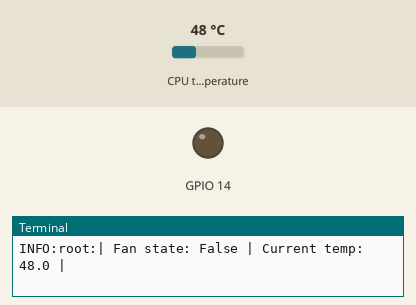
This program was run on a simulated Raspberry Pi (BCM pin numbers). Shown: output pins drawn as LEDs (lit = HIGH), the last lines printed to the terminal. Inputs (shaded band) come from the test bench; at power-on: CPU temperature 48 °C. The clock reads 2024-03-15 10:24:30 at power-on unless the program sets it.

Above: at 1.2 s.
1.3 s: CPU temperature set to 59 °C
3.2 s: CPU temperature set to 62 °C
At 4.8 s:
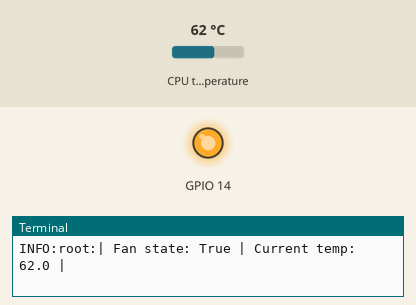
5.5 s: CPU temperature set to 46 °C
7.3 s: CPU temperature set to 43 °C
At 8.9 s:
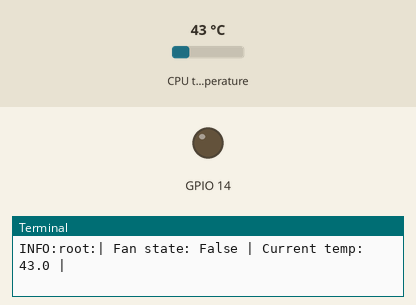
9.6 s: CPU temperature set to 71 °C
At 11.6 s:
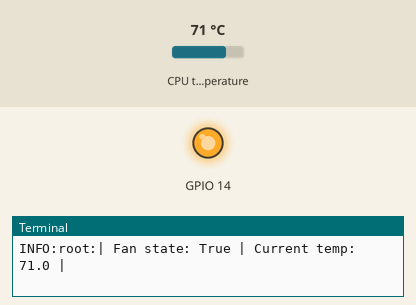
Timing chart, 0 to 12.6 s (numbered marks = the images above; inputs shaded):
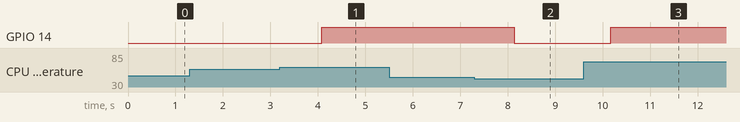

Measured:
- the behaviour switches between 60 and 61 °C on CPU temperature (found by bisection; images 0 and 1)
- the behaviour switches between 45 and 44 °C on CPU temperature (found by bisection; images 1 and 2)
- after the input at 3.2 s, GPIO 14: LOW → HIGH after 0.88 s
- after the input at 7.3 s, GPIO 14: HIGH → LOW after 0.84 s
- after the input at 9.6 s, GPIO 14: LOW → HIGH after 0.57 s

The program:

main.py
```python
import logging
from time import sleep

from cli import cli
from fan import Fan
from service import get_temp, is_good_time


logging.getLogger().setLevel(logging.INFO)

args = cli.parse_args()

CONTROL_PIN = args.pin
TIME_BEGIN = args.time_begin
TIME_END = args.time_end
MAX_TEMPERATURE = args.temperature
DELTA_TEMP = args.delta_temp


def main(fan: Fan):
    while True:
        curr_temp = get_temp()
        if is_good_time(TIME_BEGIN, TIME_END):
            if curr_temp > MAX_TEMPERATURE and not fan.is_enable:
                fan.enable()
            elif curr_temp < MAX_TEMPERATURE - DELTA_TEMP and fan.is_enable:
                fan.disable()
        else:
            fan.disable()

        logging.info(f'| Fan state: {fan.is_enable} | Current temp: {curr_temp} |')
        sleep(1)


if __name__ == '__main__':
    f = Fan(CONTROL_PIN)
    try:
        main(f)
    except KeyboardInterrupt:
        logging.warning('Script is turned off')
    except Exception as e:
        logging.error(f'Other exeption: {e}')
    finally:
        logging.info('Fan is turned off')
        del f
```

cli.py
```python
from argparse import ArgumentParser


cli = ArgumentParser(description='CLI interface for control smart cooling')

cli.add_argument(
    '-t',
    '--temperature',
    default=60,
    type=float,
    help='Max temperature CPU without fan cooling, default temp=60 C'
)

cli.add_argument(
    '-te',
    '--time_end',
    default=24,
    type=int,
    help='The hours after which the board will be turned off, default time_end=24'
)

cli.add_argument(
    '-tb',
    '--time_begin',
    default=8,
    type=int,
    help='The hours after which the board will be turned on, default time_begin=8'
)

cli.add_argument(
    '-p',
    '--pin',
    default=14,
    type=int,
    help='Value for control pin in your board, default pin=14'
)

cli.add_argument(
    '-dt',
    '--delta_temp',
    default=15,
    type=int,
    help='The value of how many degrees should be cooled, default dt=15'
)
```

fan.py
```python
from RPi import GPIO


class Fan:
    '''Управление вентилятором'''
    GPIO.setmode(GPIO.BCM)
    is_enable = False

    def __init__(self, control_pin):
        self.control_pin = control_pin
        GPIO.setup(self.control_pin, GPIO.OUT, initial=0)

    def enable(self):
        '''Включить вентилятор'''
        GPIO.output(self.control_pin, True)
        self.is_enable = True

    def disable(self):
        '''Выключить вентилятор'''
        GPIO.output(self.control_pin, False)
        self.is_enable = False

    def __del__(self):
        GPIO.cleanup()
```

service.py
```python
import sys
from subprocess import check_output
from re import findall
from datetime import datetime


def get_temp() -> float:
    """Получение текущей температуры в градусах"""
    out_of_program = check_output(["vcgencmd","measure_temp"]).decode()
    temp_value = findall(r'\d+\.\d+', out_of_program)[0]
    return float(temp_value)


def is_good_time(begin: int, end: int) -> bool:
    """Можно лю включить вентилятор в данный момент"""
    current = datetime.now().hour
    if begin < end:
        return end > current > begin
    elif begin > end:
        interval = list(range(begin, 24)) + list(range(end))
        return current in interval
    return False
```
